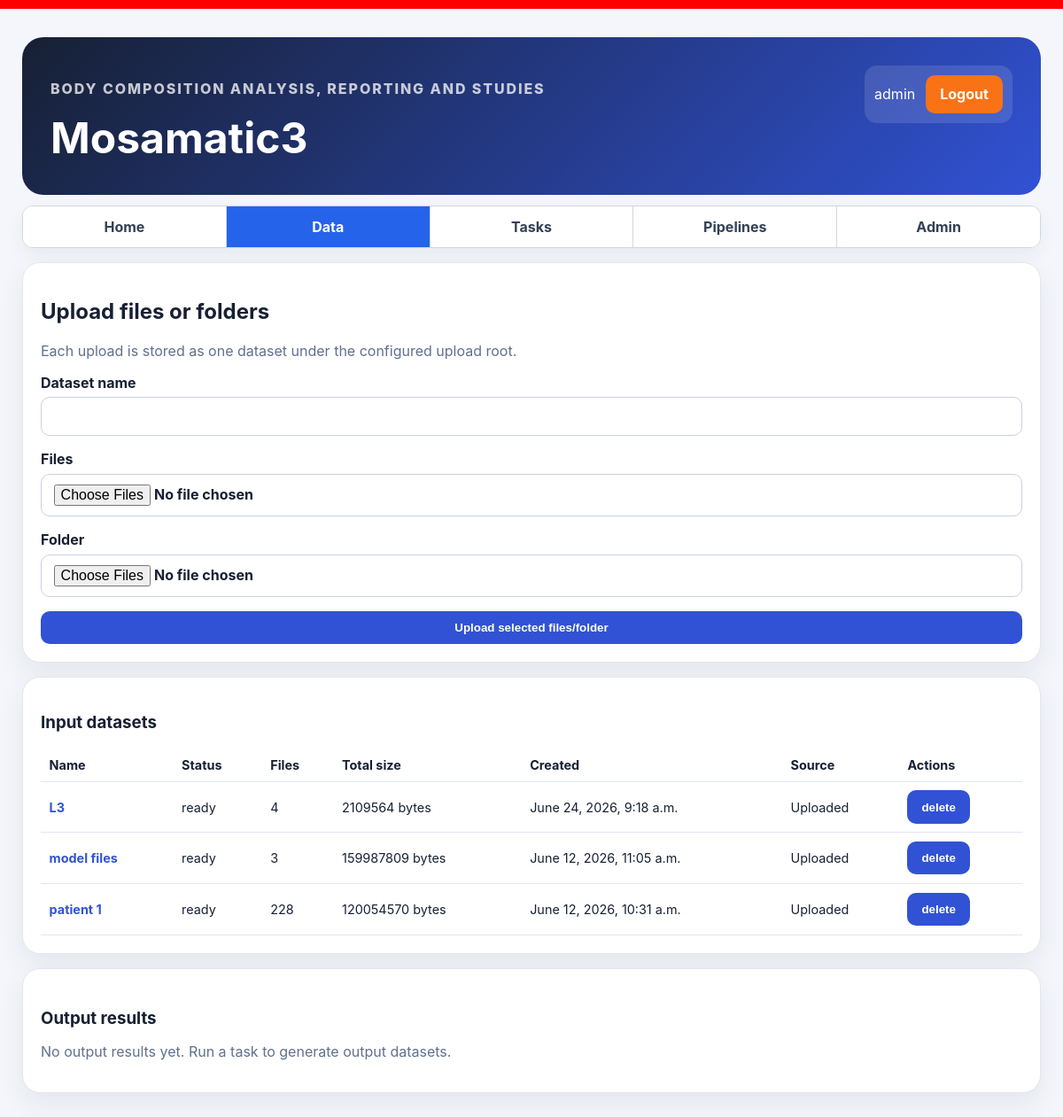
/data/ (signed in), run on the app's committed database.
### core/models.py (models this page shows, shortened)
class Dataset(models.Model):
    KIND_INPUT = 'input'
    KIND_OUTPUT = 'output'
    KIND_CHOICES = [('input', 'Input'), ('output', 'Output')]
    STATUS_CHOICES = [
        ('ready', 'Ready'),
        ('in_progress', 'In progress'),
        ('cancelled', 'Cancelled'),
        ('failed', 'Failed'),
        ('done', 'Done'),
    ]
    id = models.UUIDField(primary_key=True, default=uuid.uuid4, editable=False)
    owner = models.ForeignKey(User, on_delete=models.CASCADE, related_name='datasets')
    name = models.CharField(max_length=255)
    kind = models.CharField(max_length=20, choices=KIND_CHOICES, default='input', db_index=True)
    source_task_key = models.CharField(max_length=100, blank=True, null=True, db_index=True)
    source_task_id = models.CharField(max_length=100, blank=True, null=True, db_index=True)
    status = models.CharField(
        max_length=30,
        choices=STATUS_CHOICES,
        default='ready',
        db_index=True,
    )
    source_dataset = models.ForeignKey(
        'self',
        on_delete=models.SET_NULL,
        null=True,
        blank=True,
        related_name='derived_datasets',
    )
    parameter_hash = models.CharField(
        max_length=64,
        blank=True,
        null=True,
        db_index=True,
    )
    created_at = models.DateTimeField(default=timezone.now)
    class Meta:
        constraints = [models.UniqueConstraint(fields=['owner', 'name'], name='uq_dataset_owner_name')]
        ordering = ['-created_at']
    @property
    def file_count(self):
        return self.files.count()
    @property
    def total_size_bytes(self):
        return sum(self.files.values_list('size_bytes', flat=True))

### core/datasets/views.py (the view)
# urls.py: path('data/', views.data_page, name='data'),
@login_required
def data_page(request):
    datasets = Dataset.objects.filter(owner=request.user).prefetch_related('files').order_by('-created_at')
    input_datasets = [d for d in datasets if d.kind != 'output']
    output_datasets = [d for d in datasets if d.kind == 'output']
    return render(request, 'datasets/data.html', {
        'input_datasets': input_datasets,
        'output_datasets': output_datasets,
        'output_empty_message': 'No output results yet. Run a task to generate output datasets.',
    })

### templates/datasets/data.html (shortened to what this page needs)
{% extends 'base.html' %}
{% block content %}
<section class="card">
  <h2>Upload files or folders</h2>
  <p class="muted">Each upload is stored as one dataset under the configured upload root.</p>
  <form id="upload-form" class="stack">
    <label>Dataset name <input name="name" required></label>
    <label>Files <input id="file-input" type="file" multiple></label>
    <label>Folder <input id="folder-input" type="file" multiple webkitdirectory directory></label>
    <button type="submit">Upload selected files/folder</button>
  </form>
</section>
<section class="card">
  <h3>Input datasets</h3>
  {% include 'partials/dataset_table.html' with datasets=input_datasets empty='No input datasets uploaded yet.' %}
</section>
<section class="card">
  <div class="section-title-row">
    <h3>Output results</h3>
  </div>
  {% include 'partials/dataset_table.html' with datasets=output_datasets empty=output_empty_message %}
</section>
{% endblock %}

### templates/base.html (shortened to what this page needs)
{% load static %}
<!doctype html>
<html lang="en">
<head>
  <link rel="stylesheet" href="{% static 'styles.css' %}">
</head>
<body>
  <div class="app-shell">
    <header class="hero">
      <div>
        <p class="eyebrow">Body composition analysis, reporting and studies</p>
        <h1>Mosamatic3</h1>
      </div>
      <div class="user-box">
        {% if request.user.is_authenticated %}
          <span>{{ request.user.username }}</span>
          <a class="button-like warning" href="{% url 'logout' %}">Logout</a>
        {% else %}
          <a class="button-like secondary" href="{% url 'login' %}">Login</a>
          <a class="button-like secondary" href="{% url 'register' %}">Register</a>
        {% endif %}
      </div>
    </header>
    {% if request.user.is_authenticated %}
      <nav class="main-tabs">
        <a class="main-tab {% if request.resolver_match.url_name == 'home' %}main-tab-active{% endif %}" href="{% url 'home' %}">Home</a>
        <a class="main-tab {% if request.resolver_match.url_name == 'data' or request.resolver_match.url_name == 'dataset_detail' %}main-tab-active{% endif %}" href="{% url 'data' %}">Data</a>
        <a class="main-tab {% if request.resolver_match.url_name == 'tasks' or request.resolver_match.url_name == 'task_parameters' %}main-tab-active{% endif %}" href="{% url 'tasks' %}">Tasks</a>
        <a class="main-tab {% if request.resolver_match.url_name == 'pipelines' %}main-tab-active{% endif %}" href="{% url 'pipelines' %}">Pipelines</a>
        {% if request.user.is_staff %}
          <a class="main-tab {% if request.resolver_match.url_name == 'admin_panel' %}main-tab-active{% endif %}" href="{% url 'admin_panel' %}">Admin</a>
        {% endif %}
      </nav>
    {% endif %}
    {% block content %}{% endblock %}
  </div>
</body>
</html>

### templates/partials/dataset_table.html
{% if datasets %}
  <table class="data-table">
    <thead>
      <tr>
        <th>Name</th>
        <th>Status</th>
        <th>Files</th>
        <th>Total size</th>
        <th>Created</th>
        <th>Source</th>
        <th>Actions</th>
      </tr>
    </thead>
    <tbody>
      {% for dataset in datasets %}
        <tr>
          <td><a href="{% url 'dataset_detail' dataset.id %}">{{ dataset.name }}</a></td>
          <td>{{ dataset.status }}</td>
          <td>{{ dataset.file_count }}</td>
          <td>{{ dataset.total_size_bytes }} bytes</td>
          <td>{{ dataset.created_at }}</td>
          <td>
            {% if dataset.kind == 'output' %}
              {{ dataset.source_task_key|default:'Task output' }}
            {% else %}
              Uploaded
            {% endif %}
          </td>
          <td><button type="button"
              onclick="deleteDataset('{{ dataset.id }}','{{ dataset.name|escapejs }}')">delete</button></td>
        </tr>
      {% endfor %}
    </tbody>
  </table>
{% else %}
  <p class="muted">{{ empty }}</p>
{% endif %}

### static/styles.css (style rules this page uses)
:root { font-family: Inter, system-ui, -apple-system, BlinkMacSystemFont, "Segoe UI", sans-serif; color: #172033; background: #f4f6fb; }
* { box-sizing: border-box; }
body { margin: 0; }
button, .button-like { border: 0; border-radius: 10px; background: #3152d4; color: white; padding: 0.7rem 1rem; font-weight: 700; cursor: pointer; display: inline-flex; align-items: center; justify-content: center; }
button.warning, .button-like.warning { background: #f97316; color: white; }
input, select, textarea { width: 100%; border: 1px solid #c8d0e2; border-radius: 10px; padding: 0.7rem 0.85rem; font: inherit; background: white; }
label { display: grid; gap: 0.4rem; font-weight: 650; }
.app-shell { width: min(1150px, calc(100% - 2rem)); margin: 0 auto; padding: 2rem 0; }
.hero { display: flex; justify-content: space-between; align-items: flex-start; gap: 1rem; background: linear-gradient(135deg, #172033, #3152d4); color: white; border-radius: 24px; padding: 2rem; margin-bottom: 1rem; }
.hero h1 { margin: 0.2rem 0; font-size: clamp(2rem, 4vw, 3.5rem); }
.eyebrow { text-transform: uppercase; letter-spacing: 0.12em; font-weight: 800; opacity: 0.75; }
.card { background: white; border: 1px solid #e2e6f0; border-radius: 20px; padding: 1.25rem; margin-bottom: 1rem; box-shadow: 0 12px 30px rgb(36 45 70 / 8%); }
.stack { display: grid; gap: 1rem; }
.user-box { display: flex; gap: 0.75rem; align-items: center; background: rgb(255 255 255 / 12%); padding: 0.7rem; border-radius: 14px; }
.main-tabs { display: flex; width: 100%; margin: -0.25rem 0 1rem 0; border: 1px solid #d0d7de; border-radius: 0.75rem; overflow: hidden; background: #ffffff; box-shadow: 0 8px 20px rgb(36 45 70 / 6%); }
.main-tabs a.main-tab { flex: 1; display: block; padding: 0.8rem 1rem; text-align: center; text-decoration: none; font-weight: 700; color: #334155; background: #ffffff; border-right: 1px solid #d0d7de; }
.main-tabs a.main-tab:last-child { border-right: none; }
.main-tabs a.main-tab.main-tab-active { background: #2563eb; color: #ffffff; text-decoration: none; }
.muted { color: #60708d; }
table { width: 100%; border-collapse: collapse; font-size: 0.9rem; }
th, td { text-align: left; border-bottom: 1px solid #e2e6f0; padding: 0.6rem; }
.data-table a { color: #3152d4; font-weight: 700; text-decoration: none; }
.section-title-row { display: flex; align-items: center; justify-content: flex-start; gap: 0.75rem; margin-top: 1.5rem; }
.section-title-row h3 { margin: 0; }
a.button-like { text-decoration: none; }
body { border-top: 10px solid red; }

### data on the page
Dataset: name "L3", status "ready", file_count "4", total_size_bytes "2109564", created_at "June 24, 2026, 9:18 a.m.", kind "Uploaded"
Dataset: name "model files", status "ready", file_count "3", total_size_bytes "159987809", created_at "June 12, 2026, 11:05 a.m.", kind "Uploaded"
Dataset: name "patient 1", status "ready", file_count "228", total_size_bytes "120054570", created_at "June 12, 2026, 10:31 a.m.", kind "Uploaded"

### other printed values
{{ request.user.username }} "admin"
{{ empty }} "No output results yet. Run a task to generate output datasets."
